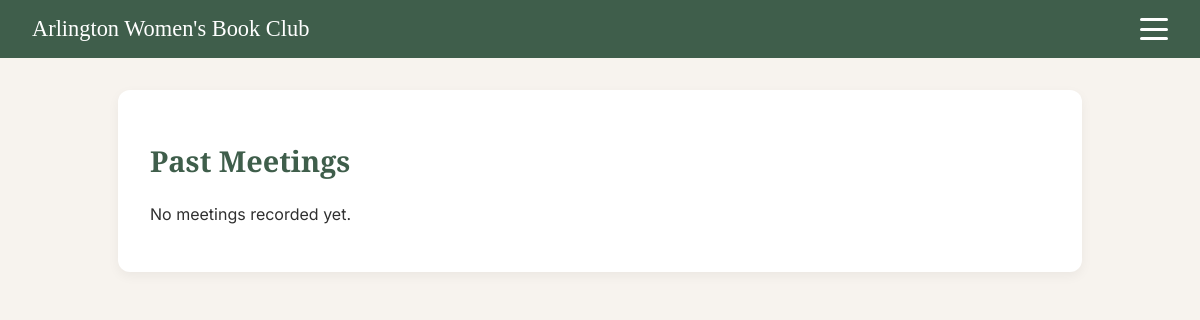
The page /past-meetings/ (signed in) on the database as committed earlier.
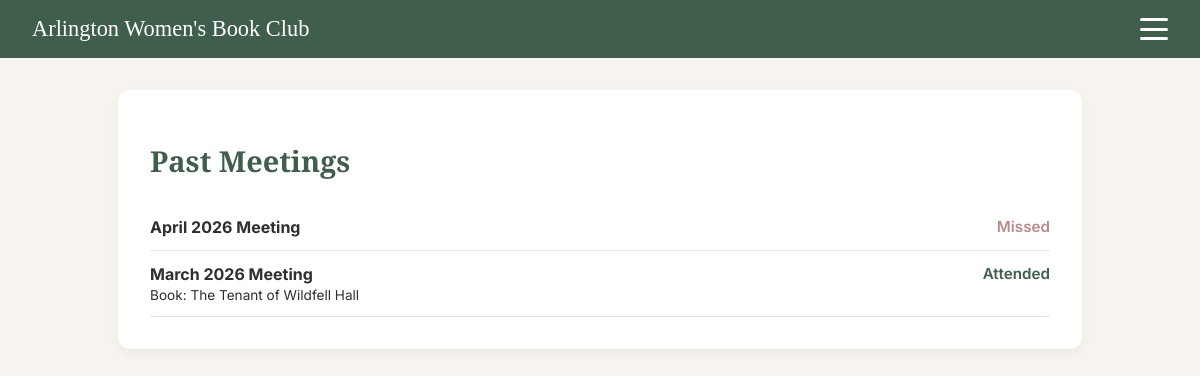
The same page on the database as committed later.
### core/models.py (models this page shows, shortened)
class Meeting(models.Model):
    MONTH_CHOICES = [
        (1, "January"), (2, "February"), (3, "March"), (4, "April"),
        (5, "May"), (6, "June"), (7, "July"), (8, "August"),
        (9, "September"), (10, "October"), (11, "November"), (12, "December"),
    ]
    month = models.PositiveSmallIntegerField(choices=MONTH_CHOICES)
    year = models.PositiveSmallIntegerField()
    date = models.DateField(null=True, blank=True)
    time = models.TimeField(null=True, blank=True)
    location = models.CharField(max_length=255, null=True, blank=True)
    book = models.ForeignKey(
        Book,
        null=True,
        blank=True,
        on_delete=models.SET_NULL,
        related_name="meetings",
    )
    notes = models.TextField(blank=True)
    class Meta:
        unique_together = ("month", "year")
        ordering = ["-year", "-month"]
    def month_name(self):
        return dict(self.MONTH_CHOICES).get(self.month)

class Book(models.Model):
    title = models.CharField(max_length=255)
    author = models.CharField(max_length=255, blank=True)
    cover_image_url = models.URLField(blank=True)
    goodreads_url = models.URLField(blank=True)
    publication_year = models.PositiveSmallIntegerField(null=True, blank=True)
    notes = models.TextField(blank=True)

### core/views.py (the view)
# urls.py: path("past-meetings/", views.past_meetings, name="past_meetings"),
@login_required
@login_required
def past_meetings(request):
    today = timezone.now().date()
    meetings = Meeting.objects.filter(
        date__isnull=False,
        date__lte=today
    ).order_by('-date')
    meeting_data = []
    for meeting in meetings:
        attendance_record = Attendance.objects.filter(
            meeting=meeting,
            user=request.user
        ).first()
        meeting_data.append({
            "meeting": meeting,
            "attended": attendance_record.attended if attendance_record else False,
        })
    return render(request, "core/past_meetings.html", {
        "meeting_data": meeting_data,
    })

### core/templates/core/past_meetings.html
{% extends "core/base.html" %}
{% block content %}
<div class="poll-section">
    <h1 class="poll-title">Past Meetings</h1>
    {% for item in meeting_data %}
        <div class="poll-row">
            <div>
                <strong>{{ item.meeting.month_name }} {{ item.meeting.year }} Meeting</strong>
                {% if item.meeting.book %}
                    <div class="small-text">
                        Book: {{ item.meeting.book.title }}
                    </div>
                {% endif %}
            </div>
            <div class="attendance-status">
                {% if item.attended %}
                    <span class="attended">Attended</span>
                {% else %}
                    <span class="missed">Missed</span>
                {% endif %}
            </div>
        </div>
    {% empty %}
        <p>No meetings recorded yet.</p>
    {% endfor %}
</div>
{% endblock %}

### core/templates/core/base.html (shortened to what this page needs)
{% load static %}
<!DOCTYPE html>
<html lang="en">
<head>
    <link rel="stylesheet" href="{% static 'core/base.css' %}">
</head>
<body>
<div class="navbar">
    <a href="{% url 'home' %}" class="navbar-title">
    Arlington Women's Book Club
    </a>
    <div class="hamburger" onclick="toggleMenu()">
        <div></div>
        <div></div>
        <div></div>
    </div>
</div>
{% block content %}{% endblock %}
</body>
</html>

### core/static/core/base.css (style rules this page uses)
:root { --primary: #F7F3EE; --secondary: #3f5e4b; --accent: #d6a6a6; --text: #2f2f2f; --font-serif: 'Libre Baskerville', serif; --font-sans: 'Inter', sans-serif; }
body { margin: 0; background: var(--primary); color: var(--text); font-family: var(--font-sans); }
.navbar { display: flex; justify-content: space-between; align-items: center; padding: 1rem 2rem; background: var(--secondary); color: white; position: relative; z-index: 10000; }
.navbar-title { font-family: var(--font-serif); font-size: 1.4rem; color: white; text-decoration: none; cursor: pointer; }
.hamburger span, .hamburger div { display: block; height: 3px; background: #ffffff !important; border-radius: 3px; transition: 0.3s ease; }
.hamburger { width: 28px; height: 22px; display: flex; flex-direction: column; justify-content: space-between; cursor: pointer; z-index: 10001; }
.poll-section { max-width: 900px; margin: 2rem auto; padding: 2rem; background: white; border-radius: 12px; box-shadow: 0 4px 12px rgba(0,0,0,0.05); }
.poll-title { font-family: var(--font-serif); font-size: 1.8rem; margin-bottom: 1.5rem; color: var(--secondary); }
.poll-row { display: flex; justify-content: space-between; padding: 0.8rem 0; border-bottom: 1px solid #e8e2db; }
.attendance-status { font-size: 0.95rem; font-weight: 600; }
.attended { color: var(--secondary); }
.missed { color: #b88b8b; }
.small-text { font-size: 0.85rem; color: var(--text); margin-top: 0.2rem; }

Rows that differ between the two databases and show on the page:
added Meeting: meeting.month_name "April", meeting.year "2026", shows "Missed"
added Meeting: meeting.month_name "March", meeting.year "2026", meeting.book "The Tenant of Wildfell Hall", shows "Attended"
Other text that changed with them:
text no longer shown: "No meetings recorded yet."
